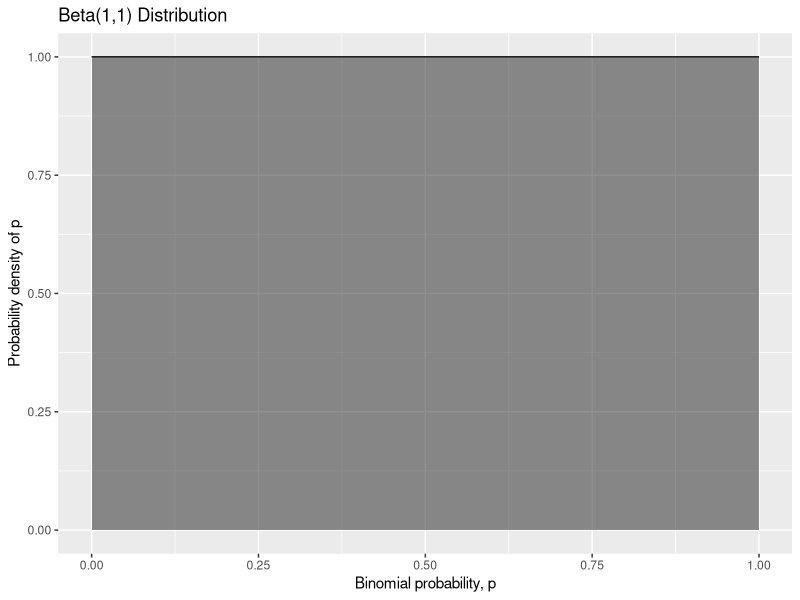
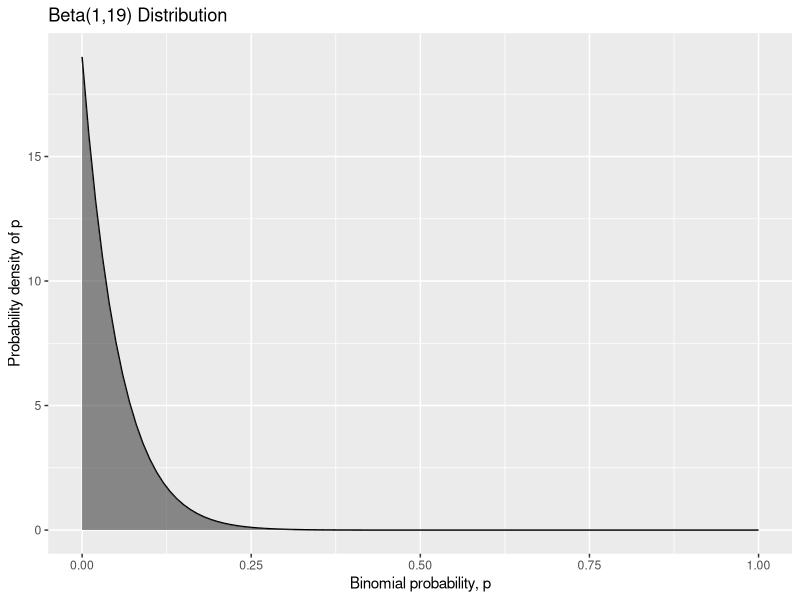
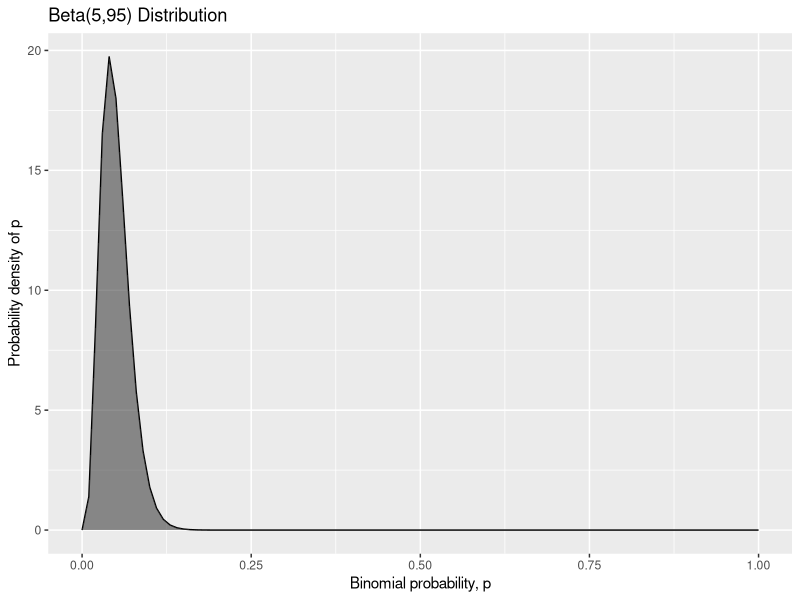

These charts were generated, in order, by the following R code:
## ---- chunk 1
knitr::opts_chunk$set(echo = TRUE)

library(tidyverse)
## ---- chunk 2
ggplot(data.frame(x = c(0:1))) + 
  stat_function(fun = dbeta, 
                args = list(shape1 = 1, shape2 = 1)) +
  stat_function(fun = dbeta, 
                args = list(shape1 = 1, shape2 = 1),
                xlim = c(0,1),
                geom = "area",
                aes(x, alpha = 0.5)) +
  labs(title = "Beta(1,1) Distribution",
       x = "Binomial probability, p",
       y = "Probability density of p") +
  theme(legend.position="none")
## ---- chunk 3
ggplot(data.frame(x = c(0:1))) + 
  stat_function(fun = dbeta, 
                args = list(shape1 = 1, shape2 = 19)) +
  stat_function(fun = dbeta, 
                args = list(shape1 = 1, shape2 = 19),
                xlim = c(0,1),
                geom = "area",
                aes(x, alpha = 0.5)) +
  labs(title = "Beta(1,19) Distribution",
       x = "Binomial probability, p",
       y = "Probability density of p") +
  theme(legend.position="none")
## ---- chunk 4
ggplot(data.frame(x = c(0:1))) + 
  stat_function(fun = dbeta, 
                args = list(shape1 = 5, shape2 = 95)) +
  stat_function(fun = dbeta, 
                args = list(shape1 = 5, shape2 = 95),
                xlim = c(0,1),
                geom = "area",
                aes(x, alpha = 0.5)) +
  labs(title = "Beta(5,95) Distribution",
       x = "Binomial probability, p",
       y = "Probability density of p") +
  theme(legend.position="none")
## ---- chunk 5

